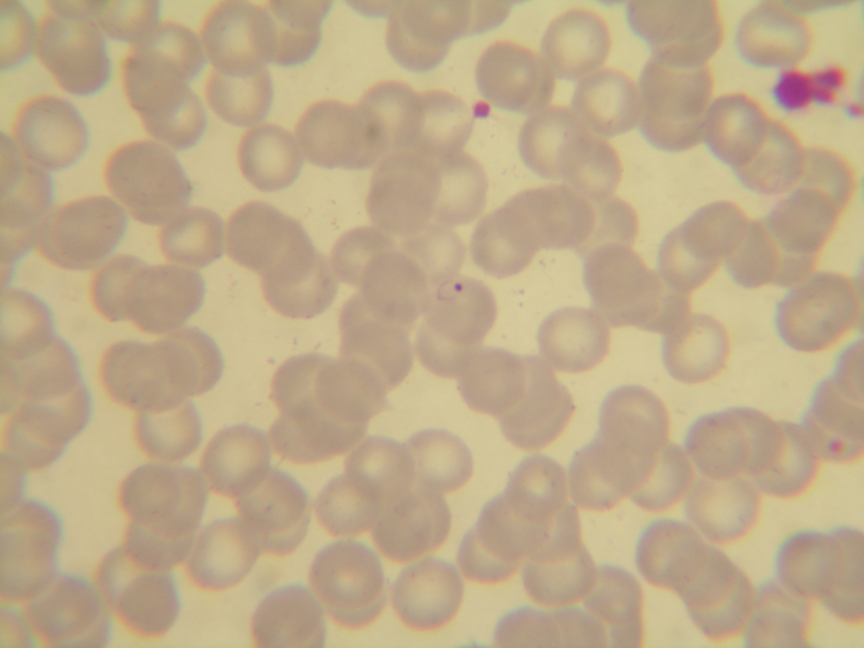
#> input picture samples/blood_smear_24.JPG, 2592 x 1944 px, given in place of blood_smear_8_count.JPG, which was not available (shown at 1/3 size)
$ python benchmark.py   (older library calls are emulated)
#> lines starting #> are read from the running program, lines starting #| are printed output that depends on the picture; pictures that were not available may be replaced by others from this repository, and a replacement may not be noted
#!/usr/bin/env python
# coding: utf-8

# In[14]:


import numpy as np
import cv2
import matplotlib.pyplot as plt
import glob
import pandas as pd
#pip install plotly==5.3.1
from ipynb.fs.full.ploty_zoom import zoom

from skimage import io, morphology, img_as_bool, segmentation
from scipy import ndimage as ndi
import matplotlib.pyplot as plt

_root       = "./samples/"
NORMAL     = 0
AGLOMERADO = 1


directory = NORMAL


# In[15]:


# [9 lines left out: function not_red_random_color, not called in this run]


def compare_markers(manual, img):

    if type(manual) == str:
        manual = cv2.cvtColor(cv2.imread(manual,1), cv2.COLOR_BGR2RGB)
        manual = cv2.resize(manual,(640,480))

    if type(img) == str:
        img = cv2.cvtColor(cv2.imread(img,1), cv2.COLOR_BGR2RGB)
        img = cv2.resize(img,(640,480))


    errors = 0
    total = 0
    manual_total = 0

    #procura por todas as marcacoes que estejam em posicoes similares nas duas imagens
    hsv = cv2.cvtColor(img,cv2.COLOR_RGB2HSV)
    mask = cv2.inRange(hsv, (0,200,200), (16,255,255))
    mask = cv2.erode(mask,np.ones((5,5)))
    total_count, _, _, centroids = cv2.connectedComponentsWithStats(mask, 4, cv2.CV_32S)
    total += total_count - 1

    hsv = cv2.cvtColor(manual,cv2.COLOR_RGB2HSV)
    mask = cv2.inRange(hsv, (0,200,200), (16,255,255))
    mask = cv2.erode(mask,np.ones((5,5)))
    manual_count, _, _, manual_centroids = cv2.connectedComponentsWithStats(mask, 4, cv2.CV_32S)
    manual_total += manual_count -1

    #print("total", total, "manual_total", manual_total)


    #das celulas restantes procuro a marcação relacionada
    for m_c in manual_centroids:
        for c in centroids:
            dist = np.linalg.norm(c-m_c)
            if dist < 20:
                cX, cY = m_c
                color = not_red_random_color()
                cv2.circle(manual, (int(cX),int(cY)), 13, color, -1)
                cX, cY = c
                cv2.circle(img, (int(cX),int(cY)), 13, color, -1)
                break


    #conta as células que estao agrupadas
    #relacionando com as posicoes na contagem manual


    def has_more_groups(img, color):
        mask = cv2.inRange(img, (color,0,color), (255,0,255))
        return np.sum(mask)

    color = 50


    while (has_more_groups(img, color)):
        #encontra a caixa
        mask = cv2.inRange(img, (color+2,0,color+2), (color+2,0,color+2))

        #preenche as bordas falhadas do retangulo
        image = img_as_bool(mask)
        out = ndi.distance_transform_edt(~image)
        out = out < 0.05 * out.max()
        out = morphology.skeletonize(out)
        out = morphology.binary_dilation(out, morphology.selem.disk(1))
        out = segmentation.clear_border(out)
        out = out | image
        mask[out] = 255

        #encontra o retangulo que envolve as celulas
        cnts, hierarchy = cv2.findContours(mask, cv2.RETR_LIST, cv2.CHAIN_APPROX_SIMPLE)
        max_area = 0
        sel = 0
        for c in range(len(cnts)):
            area = cv2.contourArea(cnts[c])
            if max_area < area:
                max_area = area
                sel = c
        x,y,w,h = cv2.boundingRect(cnts[sel])
        #cv2.rectangle(mask, (x,y), (x+w,y+h), 255, 3)


        #contagem das celulas encontradas pelo algoritmo
        #conta as celulas da cor da caixa
        mask_cells = cv2.inRange(img, (color,0,color), (color,0,color))
        box_count, _, _, _ = cv2.connectedComponentsWithStats(mask_cells, 4, cv2.CV_32S)
        #conta as celulas vermelhas ainda dentro da caixa
        img_cut = img[y:y+h,x:x+w]
        hsv = cv2.cvtColor(img_cut,cv2.COLOR_RGB2HSV)
        mask = cv2.inRange(hsv, (0,200,200), (16,255,255))
        num, _, stats, centroids = cv2.connectedComponentsWithStats(mask, 4, cv2.CV_32S)
        max_area = 300#despreza as marcações das bordas
        min_area = 100
        cell_count = 0
        for i in range(num):
            stat = stats[i]
            if (min_area < stat[cv2.CC_STAT_AREA] < max_area):
                center = centroids[i]
                cell_count += 1
                #marca as celulas que foram contadas na imagem original
                cX, cY = center
                cv2.circle(img, (x+int(cX),y+int(cY)), 13, (0,255,0), -1)
        cell_count += box_count-1


        #conta as celulas dentro da caixa na contagem manual
        cut = manual[y:y+h,x:x+w]
        hsv = cv2.cvtColor(cut,cv2.COLOR_RGB2HSV)
        mask = cv2.inRange(hsv, (0,200,200), (16,255,255))
        num, _, stats, centroids = cv2.connectedComponentsWithStats(mask, 4, cv2.CV_32S)
        max_area = 300
        min_area = 100
        manual_count = 0
        for i in range(num):
            stat = stats[i]
            if (min_area < stat[cv2.CC_STAT_AREA] < max_area):
                manual_count += 1
                center = centroids[i]
                #marca as celulas que foram contadas na imagem original
                cX, cY = center
                cv2.circle(manual, (x+int(cX),y+int(cY)), 13, (0,255,0), -1)


        mask_cells = mask_cells[y:y+h,x:x+w]

        total        += cell_count
        manual_total += manual_count
        #print("count",cell_count, "manual",manual_count)

        errors += abs(cell_count - manual_count)

        color += 5


    #conta quantas marcacoes vermelhas sobraram em ambas
    hsv = cv2.cvtColor(img,cv2.COLOR_RGB2HSV)
    mask = cv2.inRange(hsv, (0,200,200), (16,255,255))
    mask = cv2.erode(mask,np.ones((5,5)))
    total_error, _, _, centroids = cv2.connectedComponentsWithStats(mask, 4, cv2.CV_32S)
    total_error -= 1

    hsv = cv2.cvtColor(manual,cv2.COLOR_RGB2HSV)
    mask = cv2.inRange(hsv, (0,200,200), (16,255,255))
    mask = cv2.erode(mask,np.ones((5,5)))
    manual_error, _, _, manual_centroids = cv2.connectedComponentsWithStats(mask, 4, cv2.CV_32S)
    manual_error -= 1

    errors += total_error + manual_error


    return errors, img, manual


if __name__ == "__main__":
    #87 semar_8
    #95 manual
    manual = cv2.cvtColor(cv2.imread("./samples/aglomerado/blood_smear_8_count.JPG",1), cv2.COLOR_BGR2RGB)
    manual = cv2.resize(manual,(640,480))
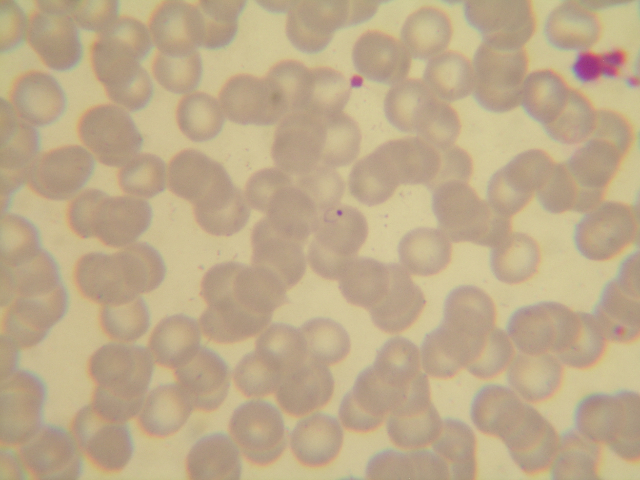
#> manual: shape (480, 640, 3); mean R, G, B 190.1, 170.6, 137.9
    img    = cv2.cvtColor(cv2.imread("./samples/aglomerado/blood_smear_8_segmented.png",1), cv2.COLOR_BGR2RGB)
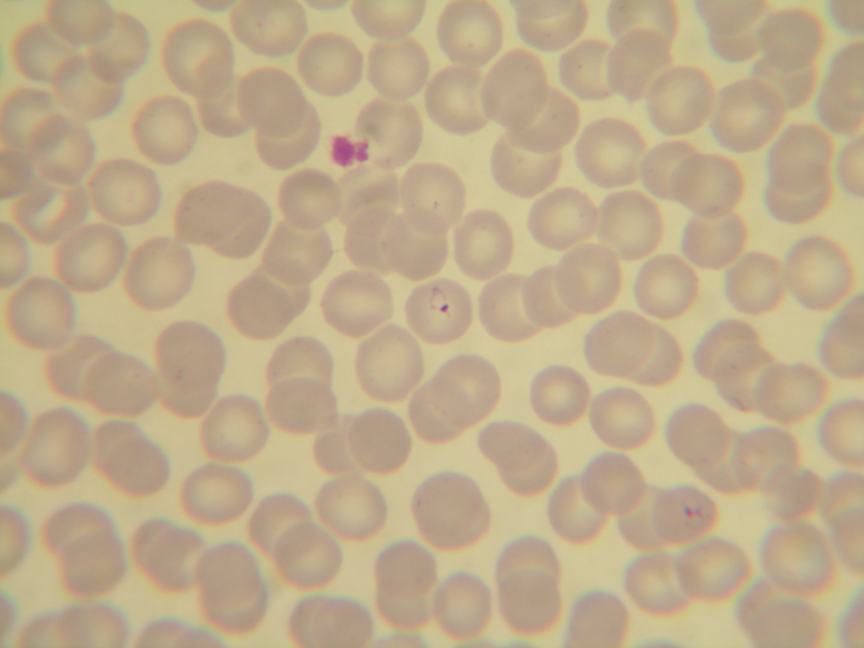
#> input picture samples/blood_smear_25.JPG, 2592 x 1944 px, given in place of blood_smear_8_segmented.png, which was not available (shown at 1/3 size)
    errors, img, manual = compare_markers(manual, img)
#> in compare_markers, `hsv = cv2.cvtColor(img,cv2.COLOR_RGB2HSV)`: hsv: shape (1944, 2592, 3); mean H, S, V 19.3, 67.9, 190.9
#> in compare_markers, `mask = cv2.inRange(hsv, (0,200,200), (16,255,255))`: mask: shape (1944, 2592); every value is 0
#> in compare_markers, `total_count, _, _, centroids = cv2.connectedComponentsWithStats(mask, ..`: total_count = 1; centroids = [[1295.5, 971.5]]
#> in compare_markers, `total += total_count - 1`: total = 0
#> in compare_markers, `hsv = cv2.cvtColor(manual,cv2.COLOR_RGB2HSV)`: hsv: shape (480, 640, 3); mean H, S, V 19.4, 70.2, 190.2
#> in compare_markers, `mask = cv2.inRange(hsv, (0,200,200), (16,255,255))`: mask: shape (480, 640); every value is 0
#> in compare_markers, `manual_count, _, _, manual_centroids = cv2.connectedComponentsWithStat..`: manual_count = 1; manual_centroids = [[319.5, 239.5]]
#> in compare_markers, `manual_total += manual_count -1`: manual_total = 0
#> the loop in compare_markers, `for m_c in manual_centroids:` made 1 pass
#> after the loop in compare_markers, `while (has_more_groups(img, color)):`: color = 50; errors = 0
#> in compare_markers, `total_error, _, _, centroids = cv2.connectedComponentsWithStats(mask, ..`: total_error = 1
#> in compare_markers, `total_error -= 1`: total_error = 0
#> in compare_markers, `manual_error, _, _, manual_centroids = cv2.connectedComponentsWithStat..`: manual_error = 1
#> in compare_markers, `manual_error -= 1`: manual_error = 0
#> errors = 0

    print("Errors:", errors)
#| Errors: 0
    fig, ax = plt.subplots(ncols=2, figsize=(10,10))
    ax[0].imshow(img)
    ax[1].imshow(manual)
    plt.show()
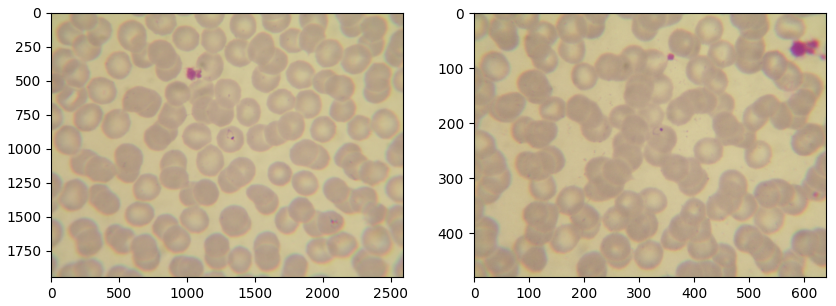
#> figure drawn by matplotlib, 2 panels


# In[16]:


#87 semar_8
#95 manual
if __name__ == "__main__":

    manual = cv2.cvtColor(cv2.imread("./samples/aglomerado/blood_smear_8_count.JPG",1), cv2.COLOR_BGR2RGB)
    manual = cv2.resize(manual,(640,480))
    img    = cv2.cvtColor(cv2.imread("./samples/segmented/blood_smear_8_hough.png",1), cv2.COLOR_BGR2RGB)
    errors, img, manual = compare_markers(manual, img)
#> the loop in compare_markers (call 2), `for m_c in manual_centroids:` made 1 pass

    print("Errors:", errors)
#| Errors: 0
    fig, ax = plt.subplots(ncols=2, figsize=(10,10))
    ax[0].imshow(img)
    ax[1].imshow(manual)
    plt.show()


# In[17]:


# [81 lines left out: functions getManualCount, getOriginalCount, getProjectCount, add_to_samples, not called in this run]


def read_result_data(group):

    if group == AGLOMERADO:
        directory = "./samples/aglomerado/"
    else:
        directory = "./samples/normal/"

    samples = {"sample":[],
               "method":[],
               "cells":[],
               "internal":[],
               "external":[],
               "time":[],
               "path":[],
               "cells_error":[]}

    qtd = 0
    for file in glob.glob(directory+"*_count.jpg"):
        qtd += 1
        file = file.replace("\\","/").lower()
        #file = directory + "blood_smear_%d_count.jpg" % i
        name = file.replace("_count.jpg","")
        sample_name = name.replace(directory,"")

        samples['sample'].append(sample_name)

        manual = getManualCount(file)
        add_to_samples(samples,manual)

        data = getProjectCount(directory, name)
        for dt in data:
            samples['sample'].append(sample_name)
            #dt = calc_error(manual,dt)
            dt['cells_error'], _, _ = compare_markers(file, dt['path'])
            add_to_samples(samples,dt)

        orig = getOriginalCount(directory, name)
        samples['sample'].append(sample_name)
        #orig = calc_error(manual,orig)
        print("reading",orig['path'])
        orig['cells_error'], _, _ = compare_markers(file, orig['path'])
        add_to_samples(samples,orig)

    samples = pd.DataFrame(data=samples)
    return samples

if __name__ == "__main__":
    samples = read_result_data(NORMAL)
    samples


# In[ ]:


# [25 lines left out: function graph, not called in this run]

if __name__ == "__main__":
#> (the run stopped early here; a loop or call above may not have finished)
